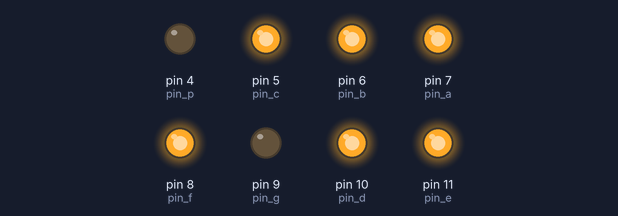
The sketch below on a simulated Arduino Uno, built with avr-gcc and run on an emulated ATmega328P. On the bench: output pins drawn as LEDs (lit = HIGH).

Above: at 0.1 s.
At 0.5 s:
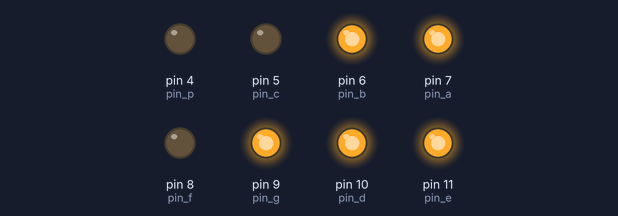
At 0.9 s:
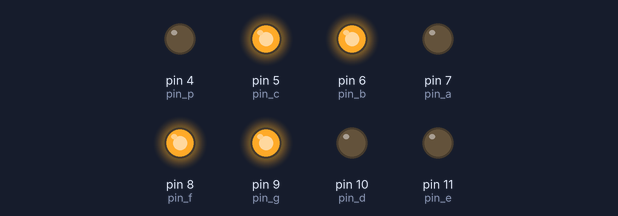
At 1.9 s:
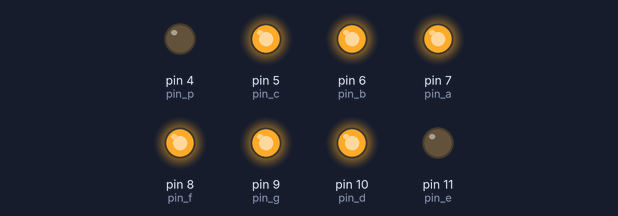
At 3.1 s:
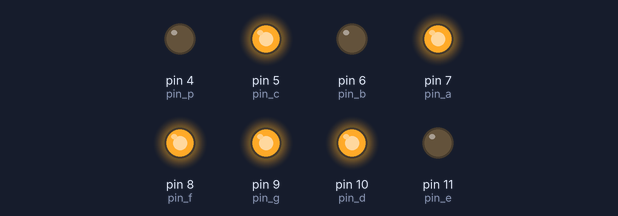
At 4.3 s:
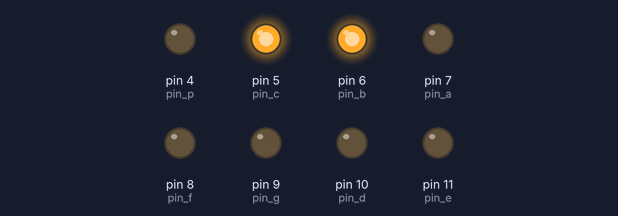
Timing chart, 0 to 4.6 s (numbered marks = the images above):
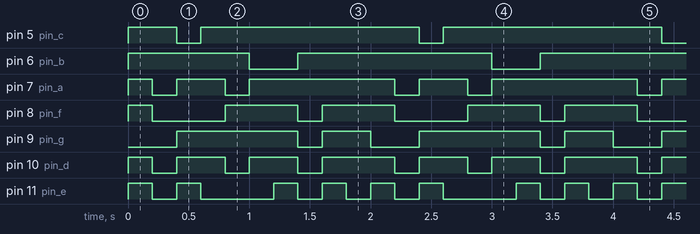

The sketch:

NixieTube.ino
```cpp
/*
NixieTube
控制共阴极数码管显示数字0到9
*/

//设置控制各段的数字IO脚，具体几号引脚对应哪一段，来源为数码管官方引脚图。
int pin_a = 7;
int pin_b = 6;
int pin_c = 5;
int pin_d = 10;
int pin_e = 11;
int pin_f = 8;
int pin_g = 9;
int pin_p = 4;

//根据共阴极数码管段码表定义0~9显示的各段开关状态
int numTable[10][8] = {
//1为点亮，0为关闭
//a  b  c  d  e  f  g  dp
{1, 1, 1, 1, 1, 1, 0, 0},     //0
{0, 1, 1, 0, 0, 0, 0, 0},     //1
{1, 1, 0, 1, 1, 0, 1, 0},     //2
{1, 1, 1, 1, 0, 0, 1, 0},     //3
{0, 1, 1, 0, 0, 1, 1, 0},     //4
{1, 0, 1, 1, 0, 1, 1, 0},     //5
{1, 0, 1, 1, 1, 1, 1, 0},     //6
{1, 1, 1, 0, 0, 0, 0, 0},     //7
{1, 1, 1, 1, 1, 1, 1, 0},     //8
{1, 1, 1, 1, 0, 1, 1, 0},     //9
};


void setup()
{
for (int i = 4; i <= 11; i++)
{
pinMode(i, OUTPUT); //设置4～11引脚为输出模式
}
}

void loop()
{
for (int i = 0; i < 10; i++)//以此显示数字0到9
{
digitalWrite(pin_a, numTable[i][0]); //设置a 引脚的电平
digitalWrite(pin_b, numTable[i][1]); //设置b 引脚的电平
digitalWrite(pin_c, numTable[i][2]); //设置c 引脚的电平
digitalWrite(pin_d, numTable[i][3]); //设置d 引脚的电平
digitalWrite(pin_e, numTable[i][4]); //设置e 引脚的电平
digitalWrite(pin_f, numTable[i][5]); //设置f 引脚的电平
digitalWrite(pin_g, numTable[i][6]); //设置g 引脚的电平
digitalWrite(pin_p, numTable[i][7]); //设置dp引脚的电平
delay(200);
}

}
```

Measured:
- by itself, pin 5 (pin_c): repeats every 2.0 s: LOW 0.20 s, HIGH 1.8 s
- by itself, pin 6 (pin_b): repeats every 2.0 s: LOW 0.40 s, HIGH 1.6 s
- by itself, pin 7 (pin_a): repeats every 2.0 s: LOW 0.20 s, HIGH 0.40 s, LOW 0.20 s, HIGH 1.2 s
- by itself, pin 8 (pin_f): repeats every 2.0 s: LOW 0.60 s, HIGH 0.60 s, LOW 0.20 s, HIGH 0.60 s
- by itself, pin 9 (pin_g): repeats every 2.0 s: LOW 0.20 s, HIGH 0.40 s, LOW 0.40 s, HIGH 1.0 s
- by itself, pin 10 (pin_d): repeats every 2.0 s: 2 × (LOW 0.20 s, HIGH 0.40 s), LOW 0.20 s, HIGH 0.60 s
- by itself, pin 11 (pin_e): repeats every 2.0 s: LOW 0.20 s, HIGH 0.20 s, LOW 0.60 s, 2 × (HIGH 0.20 s, LOW 0.20 s), HIGH 0.20 s
